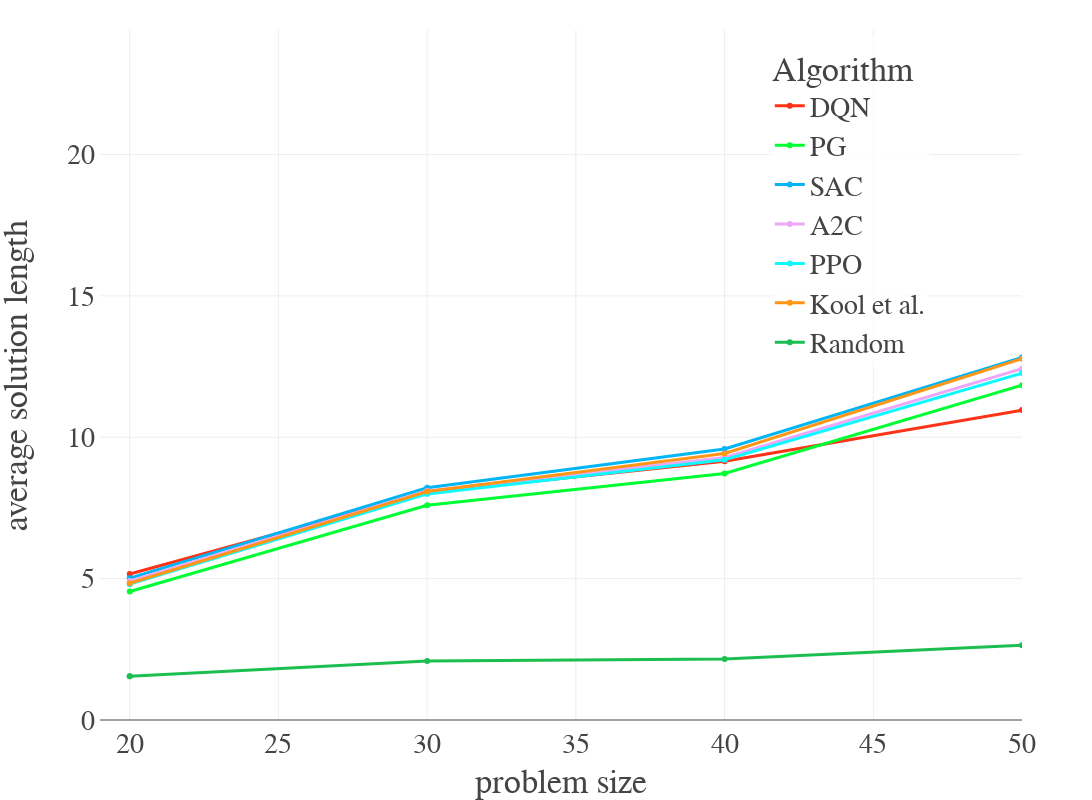

Notebook code cell kept with this figure:
### Code cell
# https://plotly.com/python/plot-data-from-csv/
# https://stackoverflow.com/questions/64500472/plot-multiple-pandas-dataframes-in-one-graph-python-plotly
import plotly.express as px
import plotly.graph_objects as go
import plotly.io as pio
pio.kaleido.scope.mathjax = None # https://github.com/plotly/plotly.py/issues/3469

fig = go.Figure()
for i, (name, df) in enumerate(zip(plot_names, plot_dfs)):
    if "Kool" in name:
        fig = fig.add_trace(go.Scatter(x = df[x_df_label][::1] * x_mult, # 40
                                   y = df[y_df_labels[i]][::1], 
                                   name = name,
                                   line=dict(width=3))) # , marker=dict(size=10)
    else:
        fig = fig.add_trace(go.Scatter(x = df[x_df_label][::1] * x_mult,
                                   y = df[y_df_labels[i]][::1], 
                                   name = name,
                                   line=dict(width=3)))

fig.update_layout(
    font_family="libertine",
    font_size=28,
    autosize=False,
    width=2000,
    height=800,
    margin=dict(
        l=100,
        r=70,
        b=80,
        t=30,
        pad=4
    ),
    yaxis=dict(
        title_text=y_display_label,
        type="linear" if is_reward_plot else y_type,
        range=(3.0, 10.8) if is_reward_plot else None, # 10.8
        rangemode="tozero",
        #tickformat='.0e',
        
        #ticktext=["-0.1", "-1", "-10", "-100", "-1000", "-10k", "-100k", "-1M", "-10M"],
        #tickvals=[0.1, 1, 10, 100, 1000, 10000, 100000, 1000000, 10000000],
        #tickmode="array",
        #titlefont=dict(size=30),
    ),
    xaxis=dict(
        title_text=x_display_label,
        range=None if is_reward_plot else (19, x_mult*df[x_df_label].iloc[-1]),
        rangemode="tozero",
        #ticktext=["Very long label", "long label", "3", "label"],
        #tickvals=[1, 2, 3, 4],
        #tickmode="array",
        #titlefont=dict(size=30),
    ),
    title=dict(
        #text=title,
    ),
    legend=dict(
        yanchor="top",
        y=0.99, # 84   6
        xanchor="right",
        x=0.90, #0.99,
        bgcolor='rgba(255,255,255,0.8)'
    ),
    legend_title_text=figure_meta['legend_title'],
    #paper_bgcolor="LightSteelBlue",
)
# https://plotly.com/python/horizontal-vertical-shapes/
if is_reward_plot:
    fig.add_hline(y=10.43, line_dash="dot", annotation_text="random", annotation_position="bottom right")
    fig.add_hline(y=3.84, line_dash="dot", annotation_text="optimal", annotation_position="bottom right")

#fig.add_hline(y=3.84, line_dash="dot", annotation_text="optimal (20)", annotation_position="bottom right")
#fig.add_hline(y=5.70, line_dash="dot", annotation_text="optimal (50)", annotation_position="bottom right")
#fig.add_hline(y=7.76, line_dash="dot", annotation_text="optimal (100)", annotation_position="bottom right")

fig.show()
#fig.write_image("figures/" + figure_meta['plot_filename'] + ".pdf")

#with open("figure_metas/" + figure_meta['plot_filename'] + ".json", "w") as fp:
#    json.dump(figure_meta,fp)

### Figure 1 — Plotly figure (JSON) as saved in the notebook; plotly's stock layout.template omitted (floating-point values rounded to 4 significant figures)
{"data": [{"line": {"width": 3}, "name": "DQN", "type": "scatter", "x": [20, 30, 40, 50, 100], "y": [5.161, 8.048, 9.149, 10.96, 16.82]}, {"line": {"width": 3}, "name": "PG", "type": "scatter", "x": [20, 30, 40, 50, 100], "y": [4.546, 7.595, 8.718, 11.84, 20.57]}, {"line": {"width": 3}, "name": "SAC", "type": "scatter", "x": [20, 30, 40, 50, 100], "y": [5.017, 8.212, 9.585, 12.82, 23.05]}, {"line": {"width": 3}, "name": "A2C", "type": "scatter", "x": [20, 30, 40, 50, 100], "y": [4.913, 8.098, 9.281, 12.42, 21.96]}, {"line": {"width": 3}, "name": "PPO", "type": "scatter", "x": [20, 30, 40, 50, 100], "y": [4.803, 7.995, 9.203, 12.27, 21.67]}, {"line": {"width": 3}, "name": "Kool et al.", "type": "scatter", "x": [20, 30, 40, 50, 100], "y": [4.835, 8.082, 9.427, 12.78, 22.73]}, {"line": {"width": 3}, "name": "Random", "type": "scatter", "x": [20, 20, 30, 40, 50], "y": [1.547, 1.547, 2.09, 2.16, 2.648]}], "layout": {"autosize": false, "font": {"family": "libertine", "size": 28}, "height": 800, "legend": {"bgcolor": "rgba(255,255,255,0.8)", "title": {"text": "Algorithm"}, "x": 0.9, "xanchor": "right", "y": 0.99, "yanchor": "top"}, "margin": {"b": 80, "l": 100, "pad": 4, "r": 70, "t": 30}, "width": 2000, "xaxis": {"range": [19, 50], "rangemode": "tozero", "title": {"text": "problem size"}}, "yaxis": {"rangemode": "tozero", "title": {"text": "average solution length"}, "type": "linear"}}}
